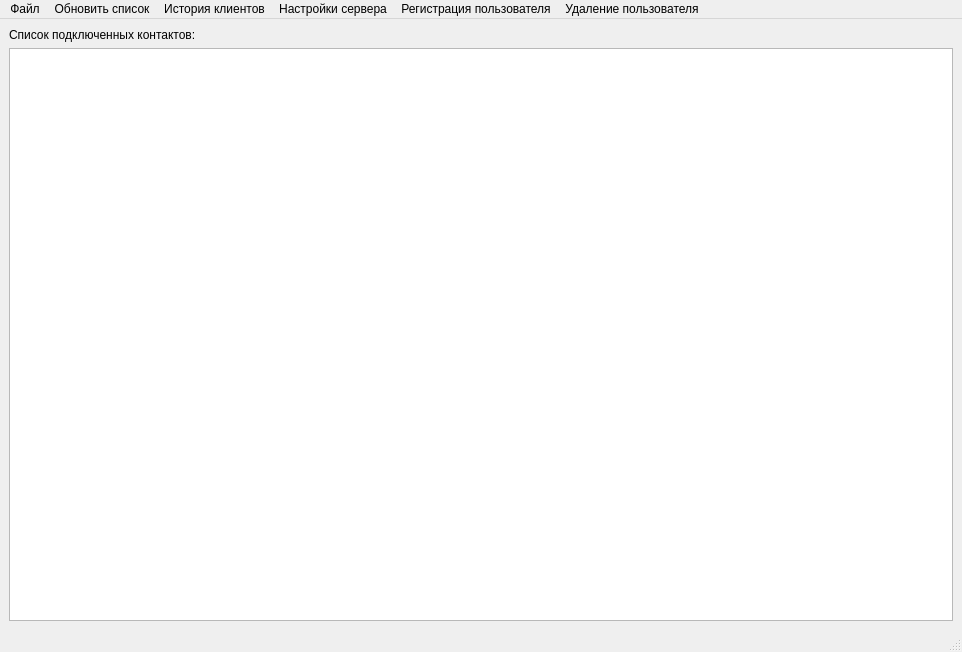
<?xml version="1.0" encoding="UTF-8"?>
<ui version="4.0">
 <class>MainWindow</class>
 <widget class="QMainWindow" name="MainWindow">
  <property name="geometry">
   <rect>
    <x>0</x>
    <y>0</y>
    <width>962</width>
    <height>652</height>
   </rect>
  </property>
  <property name="windowTitle">
   <string>MainWindow</string>
  </property>
  <widget class="QWidget" name="centralwidget">
   <property name="layoutDirection">
    <enum>Qt::LeftToRight</enum>
   </property>
   <layout class="QGridLayout" name="gridLayout_2">
    <item row="0" column="0">
     <layout class="QHBoxLayout" name="horizontalLayout" stretch="0">
      <item>
       <layout class="QVBoxLayout" name="verticalLayout">
        <item>
         <widget class="QLabel" name="label">
          <property name="text">
           <string>Список подключенных контактов:</string>
          </property>
         </widget>
        </item>
        <item>
         <widget class="QTableView" name="list_contacts"/>
        </item>
       </layout>
      </item>
     </layout>
    </item>
   </layout>
  </widget>
  <widget class="QMenuBar" name="menubar">
   <property name="geometry">
    <rect>
     <x>0</x>
     <y>0</y>
     <width>962</width>
     <height>26</height>
    </rect>
   </property>
   <widget class="QMenu" name="menu">
    <property name="title">
     <string>Файл</string>
    </property>
    <addaction name="actionExit"/>
   </widget>
   <widget class="QMenu" name="menu_2">
    <property name="title">
     <string>Обновить список</string>
    </property>
   </widget>
   <widget class="QMenu" name="menu_3">
    <property name="title">
     <string>История клиентов</string>
    </property>
   </widget>
   <widget class="QMenu" name="menu_4">
    <property name="title">
     <string>Настройки сервера</string>
    </property>
   </widget>
   <widget class="QMenu" name="menu_5">
    <property name="title">
     <string>Регистрация пользователя</string>
    </property>
   </widget>
   <widget class="QMenu" name="menu_6">
    <property name="title">
     <string>Удаление пользователя</string>
    </property>
   </widget>
   <addaction name="menu"/>
   <addaction name="menu_2"/>
   <addaction name="menu_3"/>
   <addaction name="menu_4"/>
   <addaction name="menu_5"/>
   <addaction name="menu_6"/>
  </widget>
  <widget class="QStatusBar" name="statusbar"/>
  <action name="actionExit">
   <property name="text">
    <string>Exit</string>
   </property>
  </action>
 </widget>
 <resources/>
 <connections/>
</ui>
